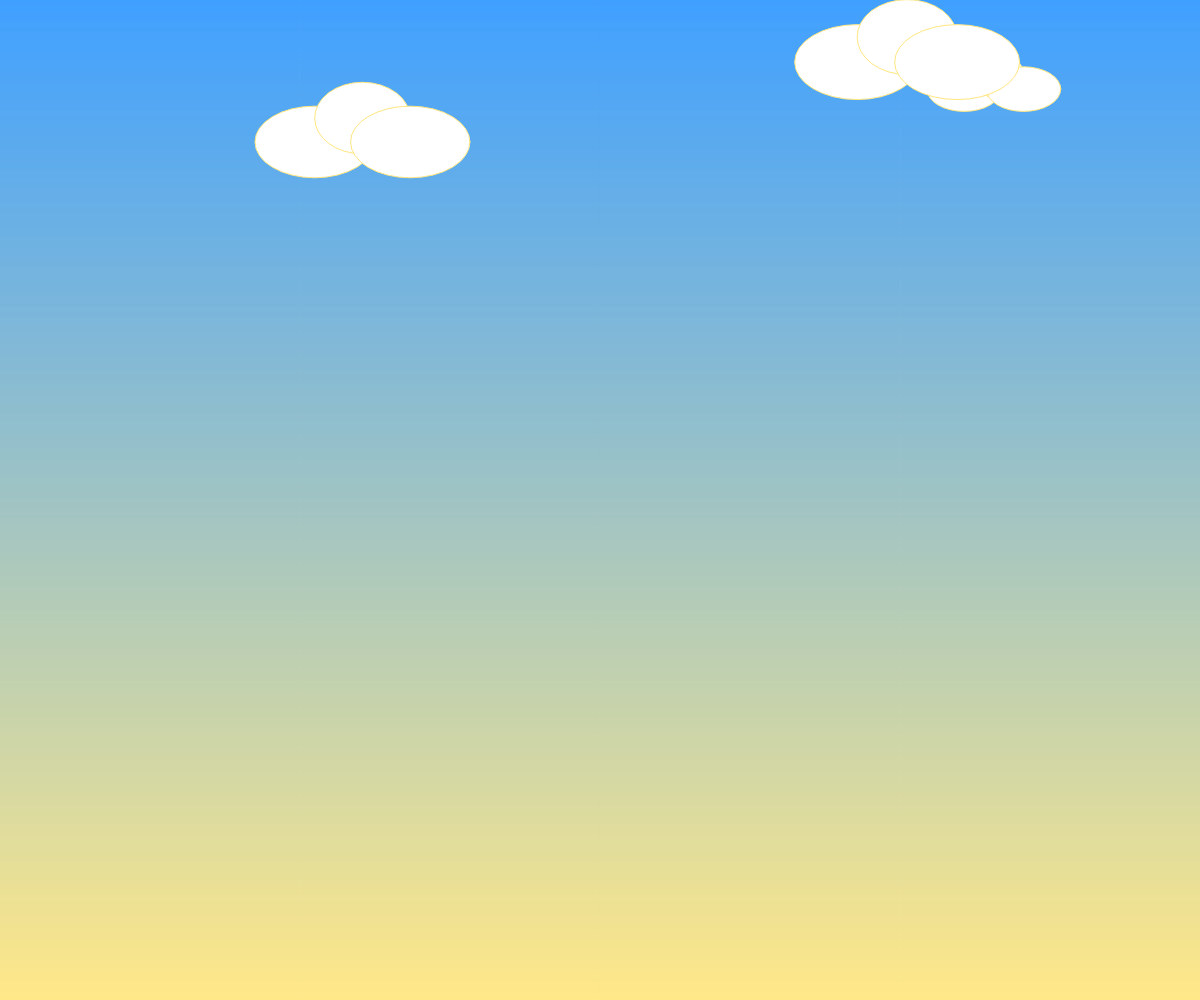
Frame 1 (no input)
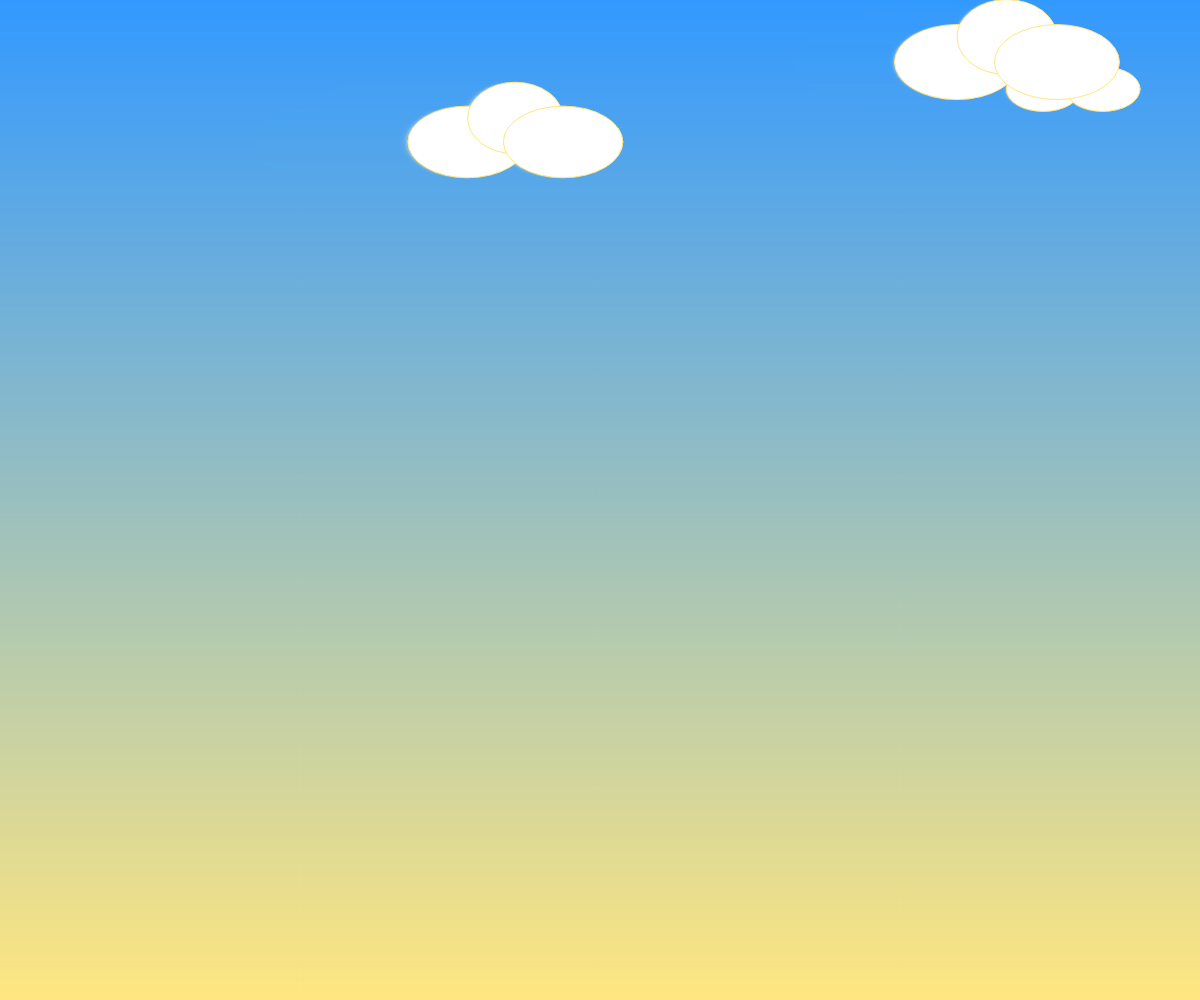
Frame 60 (no input)
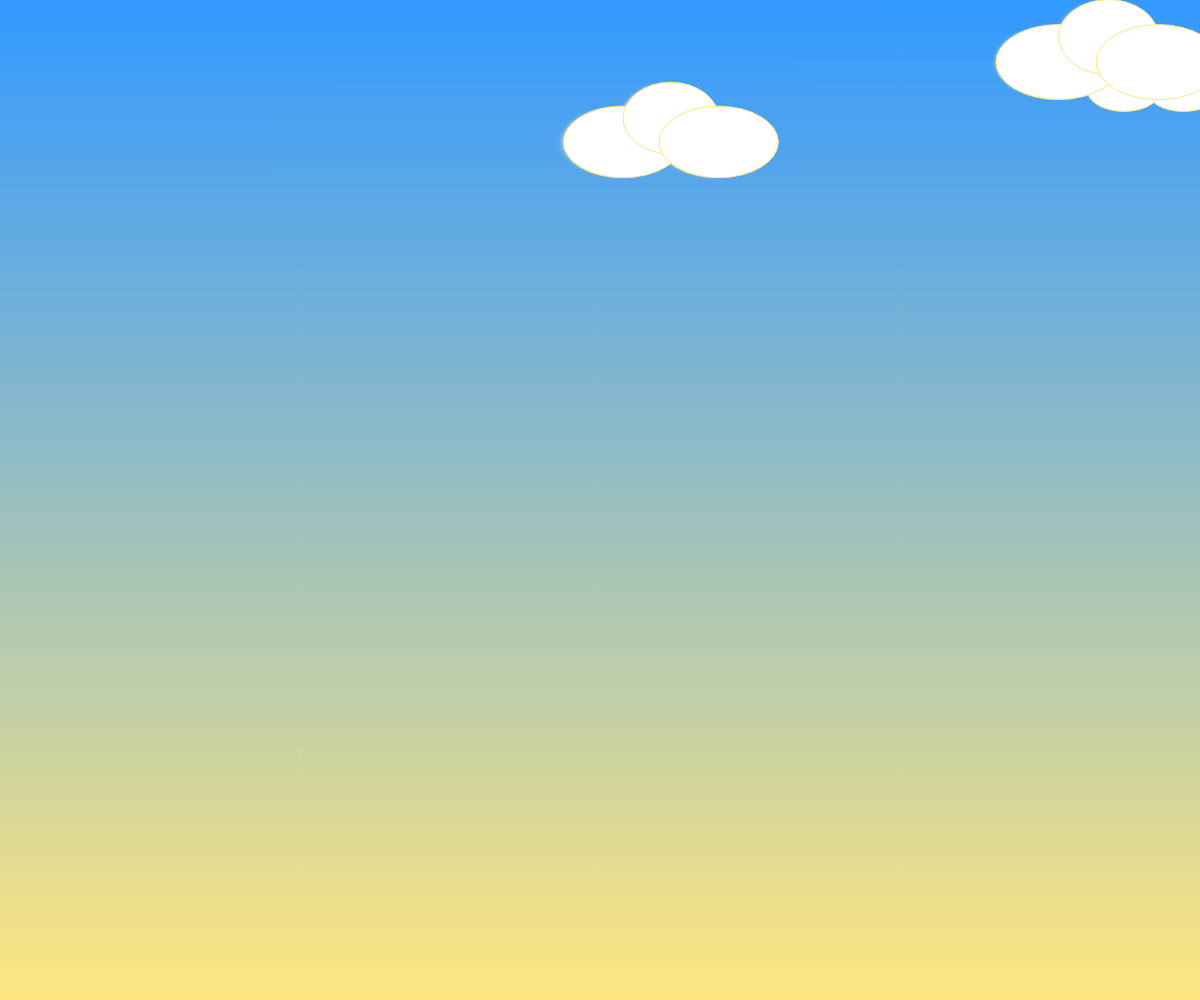
Frame 120 (the mouse pressed at the canvas centre since frame 60)

The p5.js sketch that drew these frames (run headless with seeded random() and noise() and a simulated clock; from frame 60 on, the mouse is pressed at the canvas centre):

// p5.js sketch
// ── sketch.js



let clouds = []; // Array to store cloud objects

function setup() {
    createCanvas(windowWidth, windowHeight);
    let color1 = color(51, 153, 255); // Slightly Darker Blue Sunset Sky Color (RGBA)
    let color2 = color(255, 230, 128); // White Color (RGBA)
    setGradient(0, 0, width, height, color1, color2);

    // Create initial clouds
    for (let i = 0; i < 3; i++) {
        clouds.push(new Cloud(random(width), random(height * 0.3), random(50, 150)));
    }
}

function draw() {
    // Draw gradient background
    let color1 = color(51, 153, 255);
    let color2 = color(255, 230, 128);
    setGradient(0, 0, width, height, color1, color2);

    // Draw and move clouds
    for (let i = clouds.length - 1; i >= 0; i--) {
        clouds[i].display();
        clouds[i].move();

        // Remove clouds when they move out of screen
        if (clouds[i].x > width + 100) {
            clouds.splice(i, 1);
        }
    }

    // Once clouds are gone, draw text
    if (clouds.length === 0) {
    
        fill(0);
        textFont('papyrus');
        textSize(60);
        text("Happy Summer!", width * 0.35, height * 0.5);
    }
}


// Function to create gradient background
function setGradient(x, y, w, h, color1, color2) {
    noFill();
    // Loop through each vertical pixel and draw a rectangle with interpolated color
    for (let i = y; i <= y + h; i++) {
      let inter = map(i, y, y + h, 0, 1);
      let c = lerpColor(color1, color2, inter);
      stroke(c);
      line(x, i, x + w, i);
    }
  }


// Cloud class definition
class Cloud {
    constructor(x, y, size) {
        this.x = x;
        this.y = y;
        this.size = size;
        this.speed = random(1, 3);
    }

    display() {
        fill(255);
        ellipse(this.x, this.y, this.size, this.size * 0.6);
        ellipse(this.x + this.size * 0.4, this.y - this.size * 0.2, this.size * 0.8, this.size * 0.6);
        ellipse(this.x + this.size * 0.8, this.y, this.size, this.size * 0.6);
    }

    move() {
        this.x += this.speed;
    }
}
